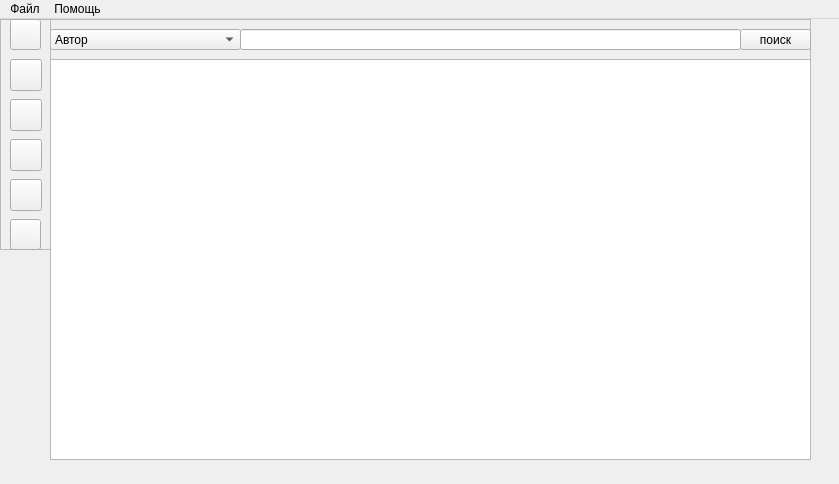
<?xml version="1.0" encoding="UTF-8"?>
<ui version="4.0">
 <class>MainWindow</class>
 <widget class="QMainWindow" name="MainWindow">
  <property name="geometry">
   <rect>
    <x>0</x>
    <y>0</y>
    <width>839</width>
    <height>484</height>
   </rect>
  </property>
  <property name="minimumSize">
   <size>
    <width>839</width>
    <height>484</height>
   </size>
  </property>
  <property name="maximumSize">
   <size>
    <width>839</width>
    <height>484</height>
   </size>
  </property>
  <property name="windowTitle">
   <string>Крылатые фразы</string>
  </property>
  <property name="windowIcon">
   <iconset resource="resources.qrc">
    <normaloff>:/Resources/window-icon.png</normaloff>:/Resources/window-icon.png</iconset>
  </property>
  <widget class="QWidget" name="centralwidget">
   <widget class="QTableView" name="mainTableView">
    <property name="geometry">
     <rect>
      <x>50</x>
      <y>40</y>
      <width>761</width>
      <height>401</height>
     </rect>
    </property>
    <property name="editTriggers">
     <set>QAbstractItemView::NoEditTriggers</set>
    </property>
    <property name="dragDropOverwriteMode">
     <bool>false</bool>
    </property>
    <property name="selectionMode">
     <enum>QAbstractItemView::SingleSelection</enum>
    </property>
    <property name="selectionBehavior">
     <enum>QAbstractItemView::SelectRows</enum>
    </property>
    <property name="verticalScrollMode">
     <enum>QAbstractItemView::ScrollPerPixel</enum>
    </property>
    <property name="horizontalScrollMode">
     <enum>QAbstractItemView::ScrollPerPixel</enum>
    </property>
   </widget>
   <widget class="QFrame" name="searchFrame">
    <property name="geometry">
     <rect>
      <x>50</x>
      <y>0</y>
      <width>761</width>
      <height>41</height>
     </rect>
    </property>
    <property name="frameShape">
     <enum>QFrame::StyledPanel</enum>
    </property>
    <property name="frameShadow">
     <enum>QFrame::Raised</enum>
    </property>
    <widget class="QComboBox" name="criterionComboBox">
     <property name="geometry">
      <rect>
       <x>0</x>
       <y>10</y>
       <width>191</width>
       <height>21</height>
      </rect>
     </property>
     <item>
      <property name="text">
       <string>Автор</string>
      </property>
     </item>
     <item>
      <property name="text">
       <string>Тема</string>
      </property>
     </item>
    </widget>
    <widget class="QLineEdit" name="searchLineEdit">
     <property name="geometry">
      <rect>
       <x>190</x>
       <y>10</y>
       <width>501</width>
       <height>21</height>
      </rect>
     </property>
    </widget>
    <widget class="QPushButton" name="searchButton">
     <property name="geometry">
      <rect>
       <x>690</x>
       <y>10</y>
       <width>71</width>
       <height>21</height>
      </rect>
     </property>
     <property name="text">
      <string>поиск</string>
     </property>
    </widget>
   </widget>
   <widget class="QFrame" name="buttonsFrame">
    <property name="geometry">
     <rect>
      <x>0</x>
      <y>0</y>
      <width>51</width>
      <height>231</height>
     </rect>
    </property>
    <property name="frameShape">
     <enum>QFrame::StyledPanel</enum>
    </property>
    <property name="frameShadow">
     <enum>QFrame::Raised</enum>
    </property>
    <widget class="QPushButton" name="addButton">
     <property name="geometry">
      <rect>
       <x>10</x>
       <y>40</y>
       <width>32</width>
       <height>32</height>
      </rect>
     </property>
     <property name="toolTip">
      <string>Добавить</string>
     </property>
     <property name="icon">
      <iconset resource="resources.qrc">
       <normaloff>:/Resources/add-square-icon.png</normaloff>:/Resources/add-square-icon.png</iconset>
     </property>
     <property name="iconSize">
      <size>
       <width>26</width>
       <height>26</height>
      </size>
     </property>
    </widget>
    <widget class="QPushButton" name="removeButton">
     <property name="geometry">
      <rect>
       <x>10</x>
       <y>80</y>
       <width>32</width>
       <height>32</height>
      </rect>
     </property>
     <property name="toolTip">
      <string>Удалить</string>
     </property>
     <property name="icon">
      <iconset resource="resources.qrc">
       <normaloff>:/Resources/rubbish-bin-icon.png</normaloff>:/Resources/rubbish-bin-icon.png</iconset>
     </property>
     <property name="iconSize">
      <size>
       <width>26</width>
       <height>26</height>
      </size>
     </property>
    </widget>
    <widget class="QPushButton" name="editButton">
     <property name="geometry">
      <rect>
       <x>10</x>
       <y>120</y>
       <width>32</width>
       <height>32</height>
      </rect>
     </property>
     <property name="toolTip">
      <string>Редактировать</string>
     </property>
     <property name="icon">
      <iconset resource="resources.qrc">
       <normaloff>:/Resources/edit-icon.png</normaloff>:/Resources/edit-icon.png</iconset>
     </property>
     <property name="iconSize">
      <size>
       <width>26</width>
       <height>26</height>
      </size>
     </property>
    </widget>
    <widget class="QPushButton" name="copyButton">
     <property name="geometry">
      <rect>
       <x>10</x>
       <y>160</y>
       <width>32</width>
       <height>32</height>
      </rect>
     </property>
     <property name="toolTip">
      <string>Скопировать</string>
     </property>
     <property name="icon">
      <iconset resource="resources.qrc">
       <normaloff>:/Resources/copy-icon.png</normaloff>:/Resources/copy-icon.png</iconset>
     </property>
     <property name="iconSize">
      <size>
       <width>36</width>
       <height>36</height>
      </size>
     </property>
    </widget>
    <widget class="QPushButton" name="clearButton">
     <property name="geometry">
      <rect>
       <x>10</x>
       <y>200</y>
       <width>31</width>
       <height>31</height>
      </rect>
     </property>
     <property name="toolTip">
      <string>Очистить</string>
     </property>
     <property name="text">
      <string/>
     </property>
     <property name="icon">
      <iconset resource="resources.qrc">
       <normaloff>:/Resources/clear-icon.jpg</normaloff>:/Resources/clear-icon.jpg</iconset>
     </property>
     <property name="iconSize">
      <size>
       <width>26</width>
       <height>26</height>
      </size>
     </property>
    </widget>
    <widget class="QPushButton" name="refreshButton">
     <property name="geometry">
      <rect>
       <x>10</x>
       <y>0</y>
       <width>31</width>
       <height>31</height>
      </rect>
     </property>
     <property name="toolTip">
      <string>Обновить</string>
     </property>
     <property name="text">
      <string/>
     </property>
     <property name="icon">
      <iconset resource="resources.qrc">
       <normaloff>:/Resources/refresh-icon.png</normaloff>:/Resources/refresh-icon.png</iconset>
     </property>
     <property name="iconSize">
      <size>
       <width>26</width>
       <height>26</height>
      </size>
     </property>
    </widget>
   </widget>
  </widget>
  <widget class="QMenuBar" name="menuBar">
   <property name="geometry">
    <rect>
     <x>0</x>
     <y>0</y>
     <width>839</width>
     <height>21</height>
    </rect>
   </property>
   <widget class="QMenu" name="helpMenu">
    <property name="title">
     <string>Помощь</string>
    </property>
    <addaction name="actionHelp"/>
    <addaction name="actionAbout"/>
   </widget>
   <widget class="QMenu" name="fileMenu">
    <property name="title">
     <string>Файл</string>
    </property>
    <addaction name="actionSave"/>
    <addaction name="actionLoad"/>
   </widget>
   <addaction name="fileMenu"/>
   <addaction name="helpMenu"/>
  </widget>
  <action name="actionHelp">
   <property name="text">
    <string>Элементы управления</string>
   </property>
  </action>
  <action name="actionAbout">
   <property name="text">
    <string>О программе</string>
   </property>
  </action>
  <action name="actionSave">
   <property name="text">
    <string>Сохранить файл</string>
   </property>
  </action>
  <action name="actionLoad">
   <property name="text">
    <string>Загрузить файл</string>
   </property>
  </action>
 </widget>
 <resources>
  <include location="resources.qrc"/>
 </resources>
 <connections/>
</ui>
